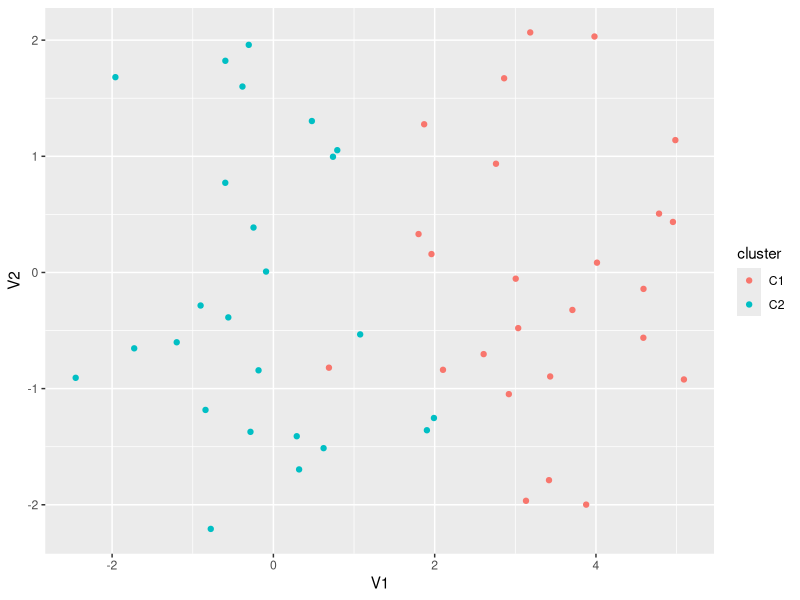
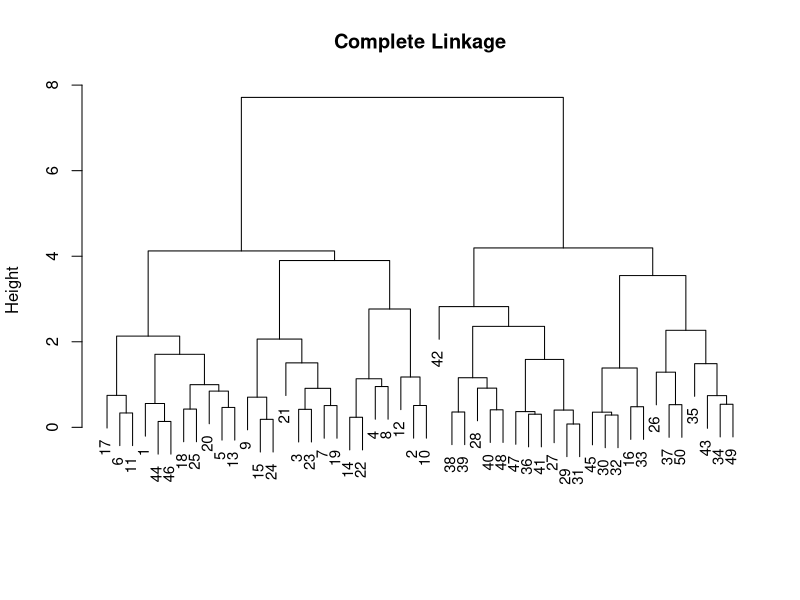
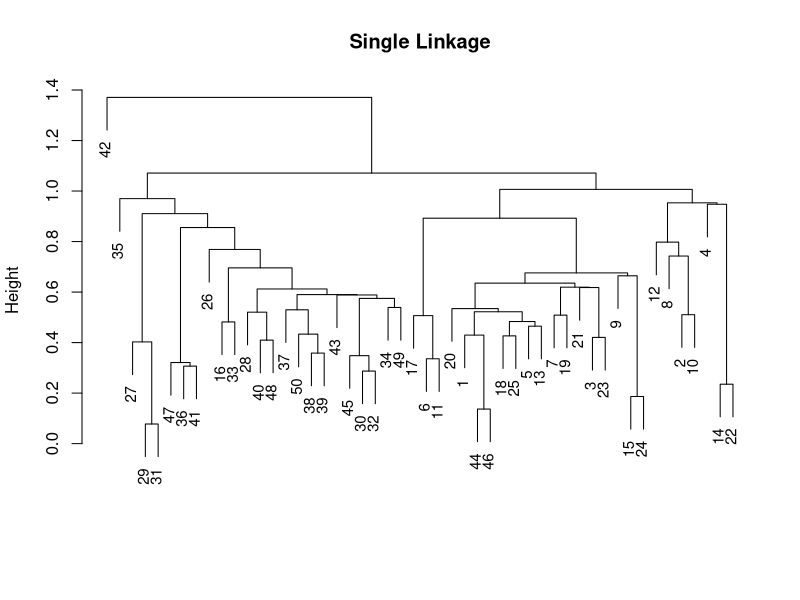
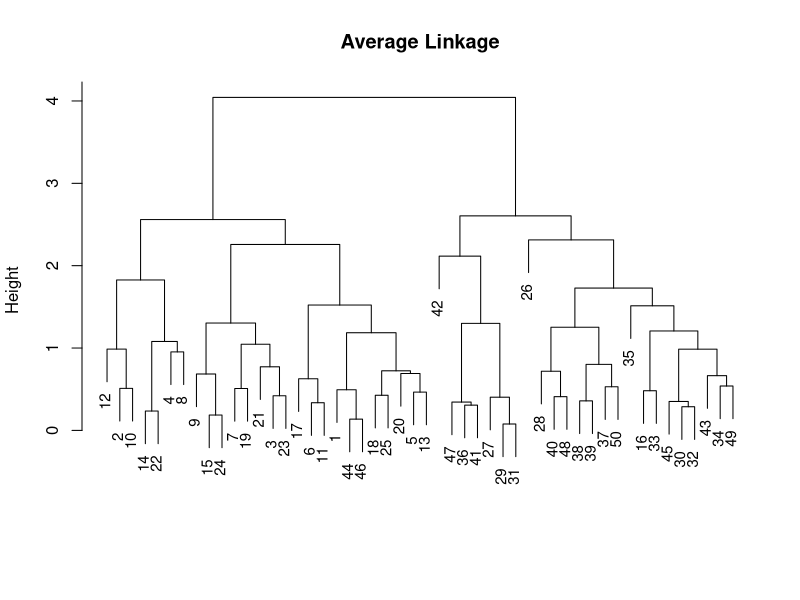
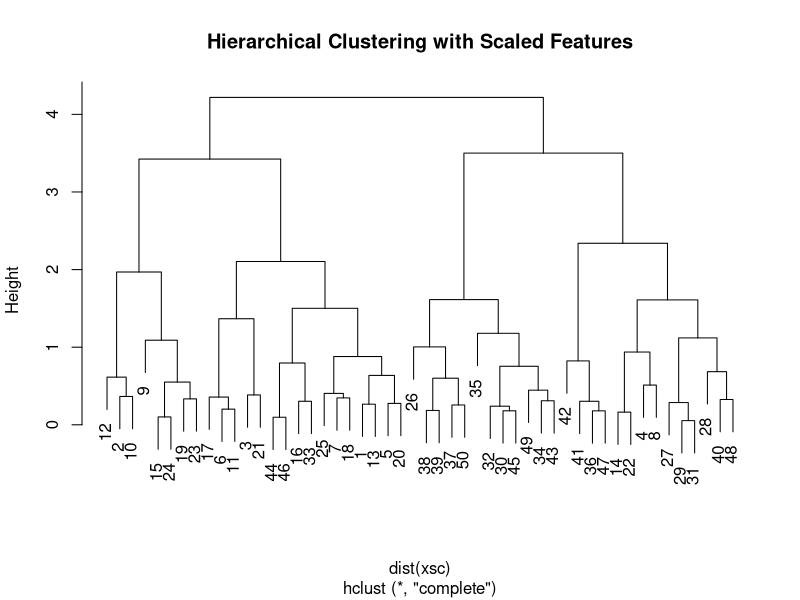
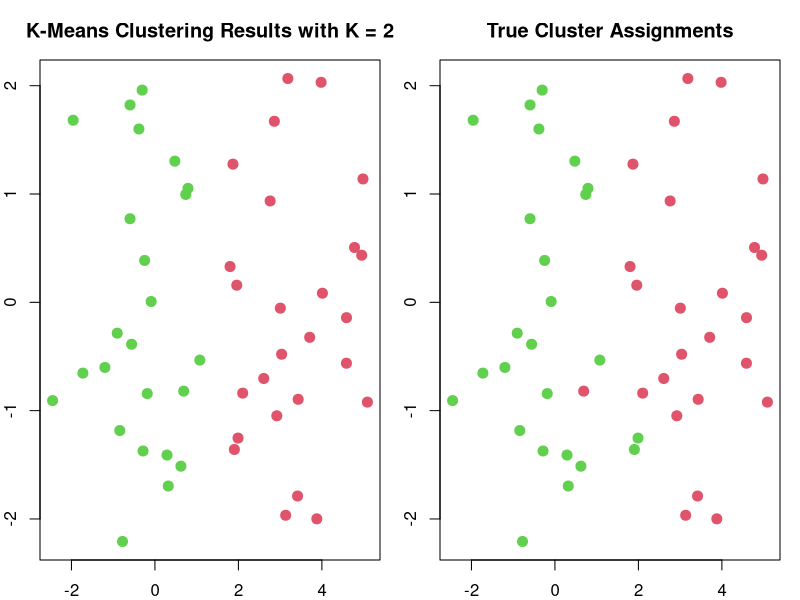
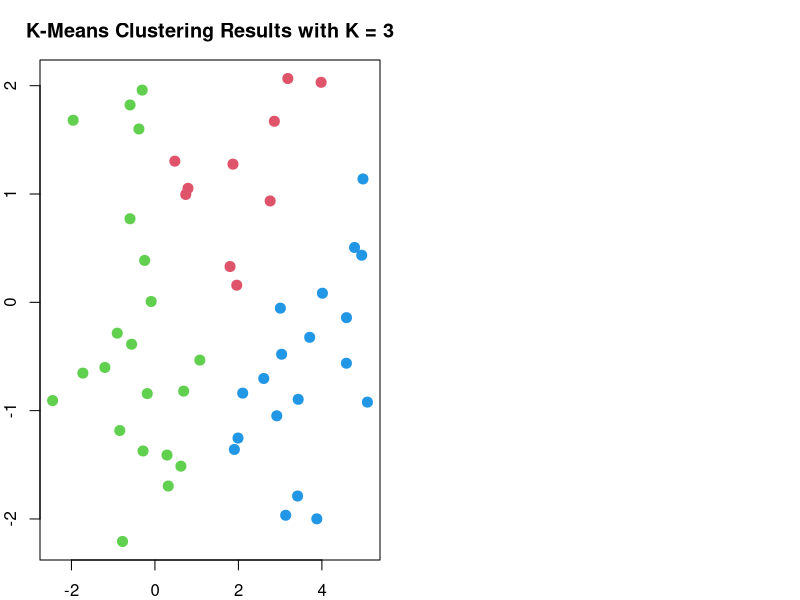
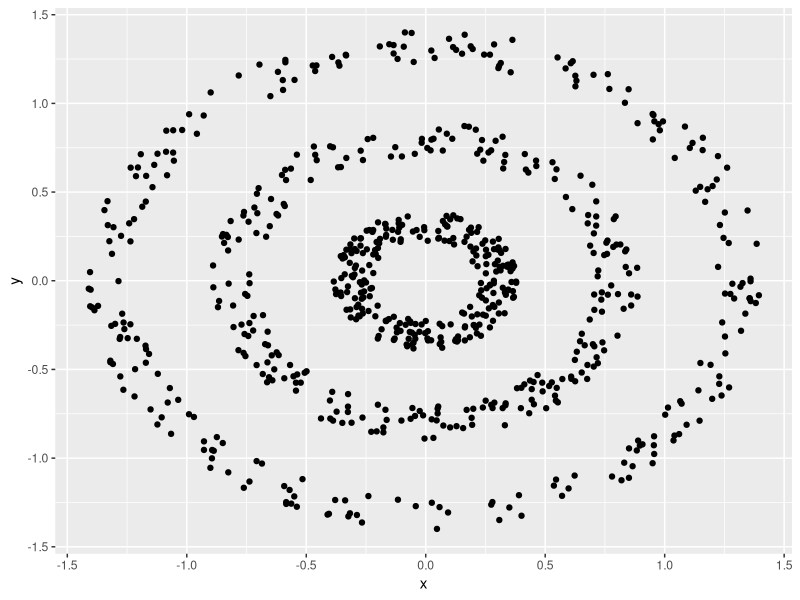

The R script that drew these images, in order:
## ---- chunk 1
knitr::opts_chunk$set(echo = TRUE)
## ---- chunk 2
suppressWarnings(suppressMessages(library(tidyverse))) #load package, hide info messages
set.seed(2)
x <- matrix(rnorm(50 * 2), ncol =2) 
# generate 100 random numbers from a normal distribution, arrange them into a 50x2 matrix
# 50 rows/observations, 2 columns (coordinates)
# like 50 points of a 2 dimensional plane, all clustered around (0,0)
x[1:25, 1] <- x[1:25, 1] + 3 #select column 1 of rows 1-25 and add 3
# -> shifts first 25 points to the right by 3 units
# by doing that we create two seperate groups: 
# 25 points around x ~ 3, 25 points around x ~ 0
x[1:25, 2] <- x[1:25, 2] #y coordinates are left as they are
## ---- chunk 3
plt_x <- as.data.frame(x) #converts matrix x into dataframe (ggplot2 requires df)
colnames(plt_x) <- c("V1", "V2") #name columns
plt_x$cluster = c(rep("C1",25), rep("C2", 25)) # adds new column `cluster` that 
# labels each point C1 or C2, depending on which group they belong to
ggplot(plt_x) + geom_point(aes(x = V1, y = V2, color = cluster))
# plots 50 points as scatter plot, we can clearly see that cluster C1 is scattered around 
# V1 ~ 3, while C2 is scattered around V1 ~ 0. Both have a V2 mean of 0 
# (we didn't shift any cluster in y direction)
## ---- chunk 4
hc.complete <- hclust(dist(x), method = "complete")
# dist()` function is used to compute the inter-observation Euclidean distance matrix
## ---- chunk 5
hc.single <- hclust(dist(x), method = "single")
## ---- chunk 6
hc.average <- hclust(dist(x), method = "average")
## ---- chunk 7
plot(hc.complete,main ="Complete Linkage", xlab = "", sub = "",cex = .9)
## ---- chunk 8
plot(hc.single,main ="Single Linkage", xlab = "", sub = "",cex = .9)
## ---- chunk 9
plot(hc.average , main = "Average Linkage", xlab = "", sub = "",cex = .9)
## ---- chunk 10
h_complete <- cutree(hc.complete,2)
h_complete
# complete linkage cluster labels: generally seperates the observations into thir correct groups.
# algorithm missclassified only 3 out of 50 points (16, 44, 46)
# These three points are likely sitting close to the boundary between the two groups
## ---- chunk 11
h_average <- cutree(hc.average , 2)
h_average
# average linkage missclassifies 16, 44, 46 as well - but correctly classifies the other 47 points!
## ---- chunk 12
h_single <- cutree(hc.single,2)
h_single
# Single linkage identifies only one point as belonging to second cluster.
## ---- chunk 13
xsc <- scale(x) #standardizes every column to mean = 0 and sd = 1
# Standardizing is crucial in real world data because variables with larger values or 
# larger variance would otherwise dominate the distance calculation and thus the clustering
hc.xsc <- hclust(dist(xsc), method = "complete")
plot(hc.xsc, main = "Hierarchical Clustering with Scaled Features")
# lower height because standardizing reduces the raw distances between points
# slightly messier dendrogram 
## ---- chunk 14
h_complete_scaled <- cutree(hc.xsc,2)
h_complete_scaled
# takeaway of scaled vs unscaled: unscaled performed better! 
# for clustering with scaled features, there are more missclassifications!
## ---- chunk 15
suppressMessages(library(mclust))
## ---- chunk 16
#code compares true lables (plt_x$cluster) with redicted cluster lables from
adjustedRandIndex(plt_x$cluster, h_complete) #complete linkage
adjustedRandIndex(plt_x$cluster, h_average) #average
adjustedRandIndex(plt_x$cluster, h_single) #single
adjustedRandIndex(plt_x$cluster, h_complete_scaled) #complete with scaled data
## ---- chunk 17
km.out2 <- kmeans(x, 2, nstart = 20) 
#x: the data we generated, 2: number of clusters k
#nstart: runs algorithm 20 times with different random starting points, keeps the best result
km.out2
#Cluster sizes: 24, 26: Balanced, close to the true 25/25 split
# cluster means: centroids are exactly where we expect them: around 0;0 and 3;0
# 59% of the total variance in the data is explained by the cluster separation
# the remaining 41% is variance within the clusters themselves.
## ---- chunk 18
km.out2$cluster #vector that contains the cluster assignments of the 50 obs.
## ---- chunk 19
#plot of data with each obs. colored according to its cluster assignment
par(mfrow = c(1, 2), mar = c(2, 2, 3, 1))
plot(x, col = (km.out2$cluster + 1), main = "K-Means Clustering Results with K = 2", 
     xlab = "",ylab ="",pch = 20, cex = 2)
# col = (km.out2$cluster + 1) makes points green and red, pch controls point shape, cex point size
plot(x, col = (as.numeric(as.factor(plt_x$cluster)) + 1), main = "True Cluster Assignments", 
     xlab = "", ylab = "", pch = 20, cex = 2)
# k means wrongly classifies 16,44,46 as well. but otherwise perfectly separated 
# the observations into two clusters, although we did not train the algorithm!
# same result as for complete linkage clustering!
## ---- chunk 20
adjustedRandIndex(km.out2$cluster, h_complete) 
# how similar are k means clustering and complete linkage clustering's assignments to each other? 
#in this case, both methods produce the same cluster assignments, ARI=1 means they agree perfectly
## ---- chunk 21
set.seed(1)
#we now run k-means with k=3 on our data, which only has two true clusters. 
# lets see how it performs:
km.out3 <- kmeans(x, 3) 
km.out3
## ---- chunk 22
plot(x, col = (km.out3$cluster + 1),
main = "K-Means Clustering Results with K = 3", xlab = "",ylab ="",pch = 20, cex = 2)
# which cluster was assigned which color?
## ---- chunk 23
suppressWarnings(suppressMessages(library(cluster)))
dist.x <- dist(x) #computes and saves distance matrix
x.complete.link <- hclust(dist.x, method='complete') # complete linkage dendrogram

summary(silhouette(cutree(x.complete.link, k=2), dist(dist.x)))$avg.width
#cutree cuts dendrogram into 2 clusters and computes s(i) for every point, 
# then computes average silhouette width as one number

#same procedure for k = 3,4,5:
summary(silhouette(cutree(x.complete.link, k=3), dist(dist.x)))$avg.width
summary(silhouette(cutree(x.complete.link, k=4), dist(dist.x)))$avg.width
summary(silhouette(cutree(x.complete.link, k=5), dist(dist.x)))$avg.width
# Rule: pick k with the highest average silhouette width. Here: k = 2, silhouette width = 0.49 
## ---- chunk 24
summary(silhouette(kmeans(x, centers=2, iter.max=100, nstart=25)$cluster, dist(x)))$avg.width
summary(silhouette(kmeans(x, centers=3, iter.max=100, nstart=25)$cluster, dist(x)))$avg.width
summary(silhouette(kmeans(x, centers=4, iter.max=100, nstart=25)$cluster, dist(x)))$avg.width
summary(silhouette(kmeans(x, centers=5, iter.max=100, nstart=25)$cluster, dist(x)))$avg.width
# same thing, k=2 with 0.483 highest average silhouette width
## ---- chunk 25
## Packages
library(tidyverse)
library(gridExtra)
library(ggplot2)
## ---- chunk 26
# Generate circular uniform distributions of data
set.seed(1748)

## Set min and max parameters for each distribution
min_vals <- c(0.05, 0.5, 1.5)
max_vals <- c(0.15, 0.8, 2.0)
x <- c() 
y <- c() 

## Generate distributions using parameters
for(i in 1:3){
  r <- sqrt(runif(250, min = min_vals[i], max = max_vals[i]))
  p <- runif(250)
  theta <- p * 2 * pi
  x_temp <- r * cos(theta)
  y_temp <- r * sin(theta)
  x <- c(x, x_temp)
  y <- c(y, y_temp)
}

## Create data frame
data <- as.data.frame(cbind(x, y))

## Plot coordinates
ggplot(data=data, aes(x=x, y=y)) + geom_point()

#result: 750 points total (250 per ring), arranged in 3 concentric rings
# clearly 3 clusters by eye
## ---- chunk 27
# K-means Application
set.seed(1748)

## Run Kmeans algorithm with 3 clusters (sounds plausible as we have 3 rings)
km <- kmeans(data, 3) 

## Retrieve and store cluster assignments
kmeans_clusters <- km$cluster
kmeans_results <- cbind(data, cluster = as.factor(kmeans_clusters))
head(kmeans_results)
## ---- chunk 28
# Spectral Clustering

## Create Similarity matrix of Euclidean distance between points
S <- as.matrix(dist(data))

## Create Degree matrix
D <- matrix(0, nrow=nrow(data), ncol = nrow(data)) # empty nxn matrix

for (i in 1:nrow(data)) {
  
      # Find top 10 nearest neighbors using Euclidean distance
      index <- order(S[i,])[2:11]
      
      # Assign value to neighbors
      D[i,][index] <- 1 
}

# find mutual neighbors
D = D + t(D) 
D[ D == 2 ] = 1

# find degrees of vertices
degrees = colSums(D) 
n = nrow(D)


## Compute Laplacian matrix
# Since k > 2 clusters (3), we normalize the Laplacian matrix:
laplacian = ( diag(n) - diag(degrees^(-1/2)) %*% D %*% diag(degrees^(-1/2)) )


## Compute eigenvectors
eigenvectors = eigen(laplacian, symmetric = TRUE)
n = nrow(laplacian)
eigenvectors = eigenvectors$vectors[,(n - 2):(n - 1)]


set.seed(1748)
## Run Kmeans on eigenvectors
sc = kmeans(eigenvectors, 3)


## Pull clustering results
sc_results = cbind(data, cluster = as.factor(sc$cluster))
head(sc_results)
## ---- chunk 29
# Kmeans plot
kmeans_plot = ggplot(data = kmeans_results, aes(x=x, y=y, color = cluster)) + 
  geom_point() + 
  scale_color_manual(values = c('1' = "violetred2",
                                '2' ="darkorchid2",
                                '3' ="darkolivegreen2")) +
  ggtitle("K-Means Clustering") +
  theme(panel.grid.major = element_blank(), panel.grid.minor = element_blank(),
        panel.background = element_blank(), axis.line = element_line(colour = "black"),
        plot.title = element_text(hjust = 0.5), legend.position="bottom")

# Spectral Clustering plot
sc_plot = ggplot(data = sc_results, aes(x=x, y=y, color = cluster)) + 
  geom_point() + 
  scale_color_manual(values = c('1' = "violetred2",
                                '2' ="darkorchid2",
                                '3' ="darkolivegreen2")) +
  ggtitle("Spectral Clustering") +
  theme(panel.grid.major = element_blank(), panel.grid.minor = element_blank(),
        panel.background = element_blank(), axis.line = element_line(colour = "black"),
        plot.title = element_text(hjust = 0.5), legend.position="bottom")

# Arrange plots
grid.arrange(kmeans_plot, sc_plot, nrow=1)
